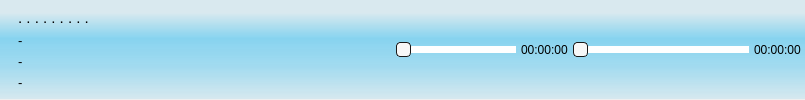
     <widget class="QWidget" name="controls_widget" native="true">
      <property name="sizePolicy">
       <sizepolicy hsizetype="Preferred" vsizetype="Maximum">
        <horstretch>0</horstretch>
        <verstretch>0</verstretch>
       </sizepolicy>
      </property>
      <property name="styleSheet">
       <string notr="true">QWidget#controls_widget{
	
}</string>
      </property>
      <layout class="QVBoxLayout" name="verticalLayout_8">
       <property name="leftMargin">
        <number>0</number>
       </property>
       <property name="topMargin">
        <number>0</number>
       </property>
       <property name="rightMargin">
        <number>0</number>
       </property>
       <property name="bottomMargin">
        <number>0</number>
       </property>
       <item>
        <layout class="QHBoxLayout" name="horizontalLayout_11">
         <property name="spacing">
          <number>0</number>
         </property>
         <property name="leftMargin">
          <number>0</number>
         </property>
         <property name="topMargin">
          <number>0</number>
         </property>
         <property name="rightMargin">
          <number>0</number>
         </property>
         <property name="bottomMargin">
          <number>0</number>
         </property>
         <item>
          <widget class="nowPlaying" name="nowplaying_widget" native="true">
           <property name="styleSheet">
            <string notr="true">QWidget#nowplaying_widget{
border-left:0px;
border-bottom:0px;
border-top:0px ;
border-right:1px;
background-color: qlineargradient(spread:pad, x1:0, y1:0, x2:0, y2:1, stop:0.129213 rgba(9, 178, 239, 25), stop:0.38764 rgba(9, 178, 239, 115), stop:0.679775 rgba(9, 178, 239, 84), stop:1 rgba(9, 178, 239, 27));
}
</string>
           </property>
           <layout class="QVBoxLayout" name="verticalLayout_7">
            <property name="spacing">
             <number>0</number>
            </property>
            <property name="leftMargin">
             <number>4</number>
            </property>
            <property name="topMargin">
             <number>0</number>
            </property>
            <property name="rightMargin">
             <number>0</number>
            </property>
            <property name="bottomMargin">
             <number>0</number>
            </property>
            <item>
             <layout class="QHBoxLayout" name="horizontalLayout_8">
              <property name="topMargin">
               <number>0</number>
              </property>
              <property name="rightMargin">
               <number>0</number>
              </property>
              <item>
               <layout class="QVBoxLayout" name="verticalLayout_4">
                <property name="topMargin">
                 <number>4</number>
                </property>
                <property name="rightMargin">
                 <number>0</number>
                </property>
                <property name="bottomMargin">
                 <number>4</number>
                </property>
                <item>
                 <widget class="QLabel" name="cover">
                  <property name="sizePolicy">
                   <sizepolicy hsizetype="Maximum" vsizetype="Preferred">
                    <horstretch>0</horstretch>
                    <verstretch>0</verstretch>
                   </sizepolicy>
                  </property>
                  <property name="styleSheet">
                   <string notr="true">background-color: transparent;</string>
                  </property>
                  <property name="text">
                   <string/>
                  </property>
                  <property name="pixmap">
                   <pixmap resource="icons.qrc">:/icons/sidebar/album.png</pixmap>
                  </property>
                  <property name="scaledContents">
                   <bool>false</bool>
                  </property>
                  <property name="alignment">
                   <set>Qt::AlignCenter</set>
                  </property>
                 </widget>
                </item>
               </layout>
              </item>
              <item>
               <widget class="QFrame" name="frame">
                <property name="minimumSize">
                 <size>
                  <width>200</width>
                  <height>0</height>
                 </size>
                </property>
                <property name="maximumSize">
                 <size>
                  <width>300</width>
                  <height>16777215</height>
                 </size>
                </property>
                <property name="styleSheet">
                 <string notr="true">QLabel{
border:0px;
background-color: transparent;
}</string>
                </property>
                <layout class="QVBoxLayout" name="verticalLayout_2">
                 <property name="leftMargin">
                  <number>7</number>
                 </property>
                 <item>
                  <widget class="QLabel" name="visible_state">
                   <property name="sizePolicy">
                    <sizepolicy hsizetype="Maximum" vsizetype="Preferred">
                     <horstretch>0</horstretch>
                     <verstretch>0</verstretch>
                    </sizepolicy>
                   </property>
                   <property name="font">
                    <font>
                     <pointsize>14</pointsize>
                    </font>
                   </property>
                   <property name="mouseTracking">
                    <bool>true</bool>
                   </property>
                   <property name="styleSheet">
                    <string notr="true">background-color: transparent;</string>
                   </property>
                   <property name="text">
                    <string>&lt;html&gt;&lt;head/&gt;&lt;body&gt;&lt;p align=&quot;center&quot;&gt;&lt;span style=&quot; font-size:11pt;&quot;&gt;.    .   .  . . .  .   .    .&lt;/span&gt;&lt;/p&gt;&lt;/body&gt;&lt;/html&gt;</string>
                   </property>
                   <property name="alignment">
                    <set>Qt::AlignCenter</set>
                   </property>
                   <property name="textInteractionFlags">
                    <set>Qt::NoTextInteraction</set>
                   </property>
                  </widget>
                 </item>
                 <item>
                  <widget class="ElidedLabel" name="title">
                   <property name="font">
                    <font>
                     <pointsize>10</pointsize>
                    </font>
                   </property>
                   <property name="mouseTracking">
                    <bool>true</bool>
                   </property>
                   <property name="styleSheet">
                    <string notr="true">background-color: transparent;</string>
                   </property>
                   <property name="text">
                    <string>-</string>
                   </property>
                   <property name="textInteractionFlags">
                    <set>Qt::NoTextInteraction</set>
                   </property>
                  </widget>
                 </item>
                 <item>
                  <widget class="ElidedLabel" name="artist">
                   <property name="font">
                    <font>
                     <pointsize>10</pointsize>
                    </font>
                   </property>
                   <property name="mouseTracking">
                    <bool>true</bool>
                   </property>
                   <property name="styleSheet">
                    <string notr="true">background-color: transparent;</string>
                   </property>
                   <property name="text">
                    <string>-</string>
                   </property>
                   <property name="textInteractionFlags">
                    <set>Qt::NoTextInteraction</set>
                   </property>
                  </widget>
                 </item>
                 <item>
                  <widget class="ElidedLabel" name="album">
                   <property name="font">
                    <font>
                     <pointsize>10</pointsize>
                    </font>
                   </property>
                   <property name="mouseTracking">
                    <bool>true</bool>
                   </property>
                   <property name="styleSheet">
                    <string notr="true">background-color: transparent;</string>
                   </property>
                   <property name="text">
                    <string>-</string>
                   </property>
                   <property name="textInteractionFlags">
                    <set>Qt::NoTextInteraction</set>
                   </property>
                  </widget>
                 </item>
                </layout>
               </widget>
              </item>
              <item>
               <layout class="QHBoxLayout" name="horizontalLayout">
                <property name="spacing">
                 <number>5</number>
                </property>
                <property name="rightMargin">
                 <number>4</number>
                </property>
                <item>
                 <widget class="QPushButton" name="shuffle">
                  <property name="minimumSize">
                   <size>
                    <width>0</width>
                    <height>0</height>
                   </size>
                  </property>
                  <property name="toolTip">
                   <string/>
                  </property>
                  <property name="styleSheet">
                   <string notr="true">border:none;
background-color: transparent;</string>
                  </property>
                  <property name="text">
                   <string/>
                  </property>
                  <property name="icon">
                   <iconset resource="icons.qrc">
                    <normaloff>:/icons/shuffle_button.png</normaloff>:/icons/shuffle_button.png</iconset>
                  </property>
                  <property name="iconSize">
                   <size>
                    <width>22</width>
                    <height>22</height>
                   </size>
                  </property>
                  <property name="checkable">
                   <bool>true</bool>
                  </property>
                 </widget>
                </item>
                <item>
                 <widget class="controlButton" name="previous">
                  <property name="enabled">
                   <bool>false</bool>
                  </property>
                  <property name="minimumSize">
                   <size>
                    <width>0</width>
                    <height>0</height>
                   </size>
                  </property>
                  <property name="toolTip">
                   <string notr="true"/>
                  </property>
                  <property name="styleSheet">
                   <string notr="true">border:none;</string>
                  </property>
                  <property name="text">
                   <string/>
                  </property>
                  <property name="icon">
                   <iconset resource="icons.qrc">
                    <normaloff>:/icons/p_previous.png</normaloff>:/icons/p_previous.png</iconset>
                  </property>
                  <property name="iconSize">
                   <size>
                    <width>22</width>
                    <height>22</height>
                   </size>
                  </property>
                 </widget>
                </item>
                <item>
                 <widget class="QPushButton" name="play_pause">
                  <property name="enabled">
                   <bool>false</bool>
                  </property>
                  <property name="minimumSize">
                   <size>
                    <width>0</width>
                    <height>0</height>
                   </size>
                  </property>
                  <property name="toolTip">
                   <string>Play/Pause</string>
                  </property>
                  <property name="styleSheet">
                   <string notr="true">border:none;</string>
                  </property>
                  <property name="text">
                   <string/>
                  </property>
                  <property name="icon">
                   <iconset resource="icons.qrc">
                    <normaloff>:/icons/p_play.png</normaloff>:/icons/p_play.png</iconset>
                  </property>
                  <property name="iconSize">
                   <size>
                    <width>28</width>
                    <height>28</height>
                   </size>
                  </property>
                 </widget>
                </item>
                <item>
                 <widget class="QPushButton" name="stop">
                  <property name="enabled">
                   <bool>false</bool>
                  </property>
                  <property name="minimumSize">
                   <size>
                    <width>0</width>
                    <height>0</height>
                   </size>
                  </property>
                  <property name="toolTip">
                   <string>Stop</string>
                  </property>
                  <property name="styleSheet">
                   <string notr="true">border:none;</string>
                  </property>
                  <property name="text">
                   <string/>
                  </property>
                  <property name="icon">
                   <iconset resource="icons.qrc">
                    <normaloff>:/icons/p_stop.png</normaloff>:/icons/p_stop.png</iconset>
                  </property>
                  <property name="iconSize">
                   <size>
                    <width>28</width>
                    <height>28</height>
                   </size>
                  </property>
                 </widget>
                </item>
                <item>
                 <widget class="controlButton" name="next">
                  <property name="enabled">
                   <bool>false</bool>
                  </property>
                  <property name="minimumSize">
                   <size>
                    <width>0</width>
                    <height>0</height>
                   </size>
                  </property>
                  <property name="toolTip">
                   <string notr="true"/>
                  </property>
                  <property name="styleSheet">
                   <string notr="true">border:none;</string>
                  </property>
                  <property name="text">
                   <string/>
                  </property>
                  <property name="icon">
                   <iconset resource="icons.qrc">
                    <normaloff>:/icons/p_next.png</normaloff>:/icons/p_next.png</iconset>
                  </property>
                  <property name="iconSize">
                   <size>
                    <width>22</width>
                    <height>22</height>
                   </size>
                  </property>
                 </widget>
                </item>
                <item>
                 <widget class="volumeSlider" name="radioVolumeSlider">
                  <property name="minimumSize">
                   <size>
                    <width>120</width>
                    <height>0</height>
                   </size>
                  </property>
                  <property name="maximumSize">
                   <size>
                    <width>120</width>
                    <height>16777215</height>
                   </size>
                  </property>
                  <property name="styleSheet">
                   <string notr="true">QSlider::handle:horizontal{
  border-radius:4px;
  border:1px solid rgba(25,25,25,255);
  background-color:palette(alternate-base);
  min-height:20px;
  margin:0 -4px;
}
QSlider::handle:horizontal:hover{
  background:palette(highlight);
}
QSlider::add-page:horizontal{
  background:palette(base);
}
QSlider::sub-page:horizontal{
  background:palette(highlight);
}
QSlider::sub-page:horizontal:disabled{
  background:rgb(80,80,80);
}</string>
                  </property>
                  <property name="orientation">
                   <enum>Qt::Horizontal</enum>
                  </property>
                 </widget>
                </item>
                <item>
                 <widget class="QLabel" name="position">
                  <property name="text">
                   <string>00:00:00</string>
                  </property>
                 </widget>
                </item>
                <item>
                 <widget class="seekSlider" name="radioSeekSlider">
                  <property name="minimumSize">
                   <size>
                    <width>176</width>
                    <height>0</height>
                   </size>
                  </property>
                  <property name="styleSheet">
                   <string notr="true">QSlider::handle:horizontal{
  border-radius:4px;
  border:1px solid rgba(25,25,25,255);
  background-color:palette(alternate-base);
  min-height:20px;
  margin:0 -4px;
}
QSlider::handle:horizontal:hover{
  background:palette(highlight);
}
QSlider::add-page:horizontal{
  background:palette(base);
}
QSlider::sub-page:horizontal{
  background:palette(highlight);
}
QSlider::sub-page:horizontal:disabled{
  background:rgb(80,80,80);
}</string>
                  </property>
                  <property name="orientation">
                   <enum>Qt::Horizontal</enum>
                  </property>
                 </widget>
                </item>
                <item>
                 <widget class="QLabel" name="duration">
                  <property name="text">
                   <string>00:00:00</string>
                  </property>
                 </widget>
                </item>
               </layout>
              </item>
             </layout>
            </item>
           </layout>
          </widget>
         </item>
         <item>
          <widget class="QLineEdit" name="state">
           <property name="maximumSize">
            <size>
             <width>0</width>
             <height>0</height>
            </size>
           </property>
          </widget>
         </item>
        </layout>
       </item>
      </layout>
     </widget>
